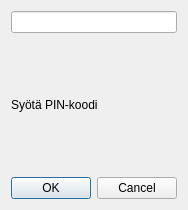
<?xml version="1.0" encoding="UTF-8"?>
<ui version="4.0">
 <class>loginDialog</class>
 <widget class="QDialog" name="loginDialog">
  <property name="geometry">
   <rect>
    <x>0</x>
    <y>0</y>
    <width>183</width>
    <height>210</height>
   </rect>
  </property>
  <property name="windowTitle">
   <string>Dialog</string>
  </property>
  <layout class="QVBoxLayout" name="verticalLayout">
   <item>
    <widget class="QLineEdit" name="lineEditpin"/>
   </item>
   <item>
    <widget class="QLabel" name="labelpin">
     <property name="text">
      <string>Syötä PIN-koodi</string>
     </property>
    </widget>
   </item>
   <item>
    <widget class="QDialogButtonBox" name="buttonBox">
     <property name="orientation">
      <enum>Qt::Horizontal</enum>
     </property>
     <property name="standardButtons">
      <set>QDialogButtonBox::Cancel|QDialogButtonBox::Ok</set>
     </property>
    </widget>
   </item>
  </layout>
 </widget>
 <resources/>
 <connections>
  <connection>
   <sender>buttonBox</sender>
   <signal>accepted()</signal>
   <receiver>loginDialog</receiver>
   <slot>accept()</slot>
   <hints>
    <hint type="sourcelabel">
     <x>248</x>
     <y>254</y>
    </hint>
    <hint type="destinationlabel">
     <x>157</x>
     <y>274</y>
    </hint>
   </hints>
  </connection>
  <connection>
   <sender>buttonBox</sender>
   <signal>rejected()</signal>
   <receiver>loginDialog</receiver>
   <slot>reject()</slot>
   <hints>
    <hint type="sourcelabel">
     <x>316</x>
     <y>260</y>
    </hint>
    <hint type="destinationlabel">
     <x>286</x>
     <y>274</y>
    </hint>
   </hints>
  </connection>
 </connections>
</ui>
